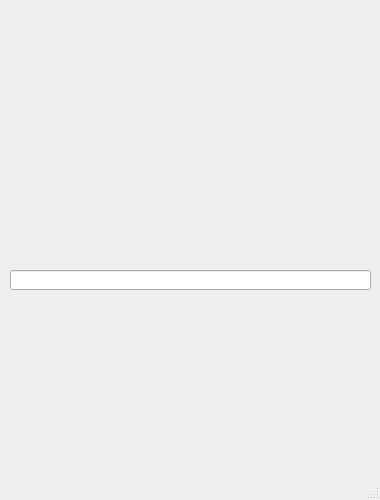
<?xml version="1.0" encoding="UTF-8"?>
<ui version="4.0">
 <class>MainWindow</class>
 <widget class="QMainWindow" name="MainWindow">
  <property name="geometry">
   <rect>
    <x>0</x>
    <y>0</y>
    <width>380</width>
    <height>500</height>
   </rect>
  </property>
  <property name="minimumSize">
   <size>
    <width>380</width>
    <height>500</height>
   </size>
  </property>
  <property name="maximumSize">
   <size>
    <width>380</width>
    <height>500</height>
   </size>
  </property>
  <property name="windowTitle">
   <string>Easy Form Maker</string>
  </property>
  <widget class="QWidget" name="centralwidget">
   <widget class="QLineEdit" name="lineEdit">
    <property name="geometry">
     <rect>
      <x>10</x>
      <y>270</y>
      <width>361</width>
      <height>20</height>
     </rect>
    </property>
   </widget>
  </widget>
  <widget class="QStatusBar" name="statusbar"/>
 </widget>
 <resources/>
 <connections/>
</ui>
